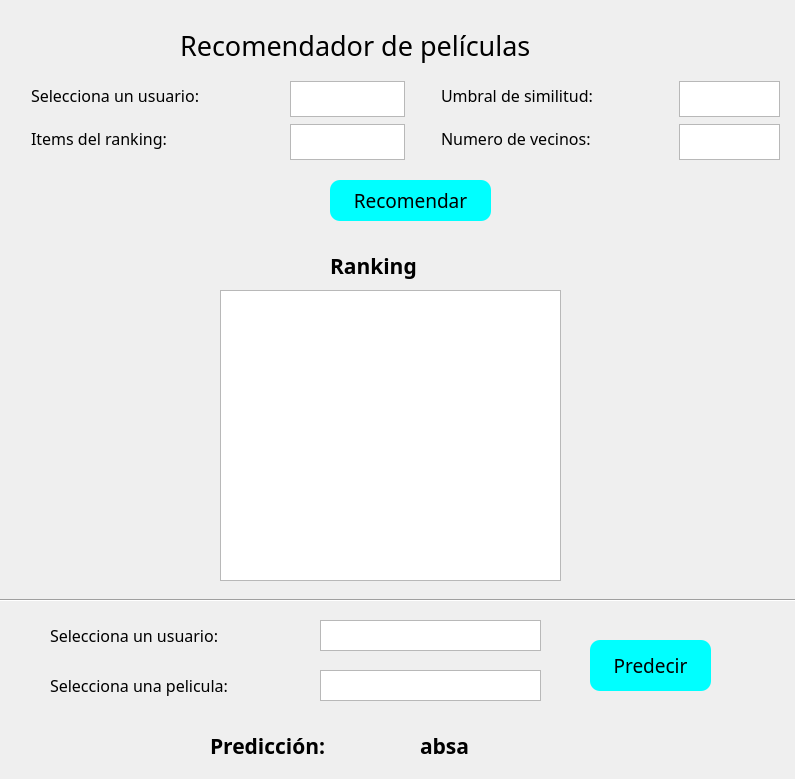
<?xml version="1.0" encoding="UTF-8"?>
<ui version="4.0">
 <class>Recomendador</class>
 <widget class="QMainWindow" name="Recomendador">
  <property name="geometry">
   <rect>
    <x>0</x>
    <y>0</y>
    <width>795</width>
    <height>779</height>
   </rect>
  </property>
  <property name="windowTitle">
   <string>Recomendador de películas</string>
  </property>
  <widget class="QWidget" name="centralwidget">
   <widget class="Line" name="line">
    <property name="geometry">
     <rect>
      <x>-20</x>
      <y>590</y>
      <width>941</width>
      <height>20</height>
     </rect>
    </property>
    <property name="orientation">
     <enum>Qt::Horizontal</enum>
    </property>
   </widget>
   <widget class="QPushButton" name="btnRecomendar">
    <property name="geometry">
     <rect>
      <x>330</x>
      <y>180</y>
      <width>161</width>
      <height>41</height>
     </rect>
    </property>
    <property name="font">
     <font>
      <family>Montserrat</family>
      <pointsize>14</pointsize>
     </font>
    </property>
    <property name="styleSheet">
     <string notr="true">border-radius:10px;
background-color:cyan;
color:black;
border:double;</string>
    </property>
    <property name="text">
     <string>Recomendar</string>
    </property>
   </widget>
   <widget class="QPushButton" name="btnPredecir">
    <property name="geometry">
     <rect>
      <x>590</x>
      <y>640</y>
      <width>121</width>
      <height>51</height>
     </rect>
    </property>
    <property name="font">
     <font>
      <family>Montserrat</family>
      <pointsize>14</pointsize>
     </font>
    </property>
    <property name="styleSheet">
     <string notr="true">border-radius:10px;
background-color:cyan;
color:black;
border:double;</string>
    </property>
    <property name="text">
     <string>Predecir</string>
    </property>
   </widget>
   <widget class="QLabel" name="Titulo">
    <property name="geometry">
     <rect>
      <x>180</x>
      <y>0</y>
      <width>611</width>
      <height>91</height>
     </rect>
    </property>
    <property name="font">
     <font>
      <family>Montserrat</family>
      <pointsize>20</pointsize>
      <weight>50</weight>
      <bold>false</bold>
     </font>
    </property>
    <property name="text">
     <string>Recomendador de películas</string>
    </property>
   </widget>
   <widget class="QLabel" name="Ranking">
    <property name="geometry">
     <rect>
      <x>330</x>
      <y>240</y>
      <width>141</width>
      <height>51</height>
     </rect>
    </property>
    <property name="font">
     <font>
      <family>Montserrat</family>
      <pointsize>16</pointsize>
      <weight>75</weight>
      <bold>true</bold>
     </font>
    </property>
    <property name="text">
     <string>Ranking</string>
    </property>
   </widget>
   <widget class="QTableView" name="tabla">
    <property name="geometry">
     <rect>
      <x>220</x>
      <y>290</y>
      <width>341</width>
      <height>291</height>
     </rect>
    </property>
    <property name="alternatingRowColors">
     <bool>false</bool>
    </property>
   </widget>
   <widget class="QLabel" name="seleccionaUserPred">
    <property name="geometry">
     <rect>
      <x>50</x>
      <y>610</y>
      <width>291</width>
      <height>51</height>
     </rect>
    </property>
    <property name="font">
     <font>
      <family>Montserrat</family>
      <pointsize>12</pointsize>
      <weight>50</weight>
      <bold>false</bold>
     </font>
    </property>
    <property name="text">
     <string>Selecciona un usuario:</string>
    </property>
   </widget>
   <widget class="QTextEdit" name="userabajo">
    <property name="geometry">
     <rect>
      <x>320</x>
      <y>620</y>
      <width>221</width>
      <height>31</height>
     </rect>
    </property>
   </widget>
   <widget class="QLabel" name="seleccionaPeli">
    <property name="geometry">
     <rect>
      <x>50</x>
      <y>660</y>
      <width>401</width>
      <height>51</height>
     </rect>
    </property>
    <property name="font">
     <font>
      <family>Montserrat</family>
      <pointsize>12</pointsize>
      <weight>50</weight>
      <bold>false</bold>
     </font>
    </property>
    <property name="text">
     <string>Selecciona una pelicula:</string>
    </property>
   </widget>
   <widget class="QTextEdit" name="pelicula">
    <property name="geometry">
     <rect>
      <x>320</x>
      <y>670</y>
      <width>221</width>
      <height>31</height>
     </rect>
    </property>
   </widget>
   <widget class="QLabel" name="prediccion">
    <property name="geometry">
     <rect>
      <x>210</x>
      <y>720</y>
      <width>201</width>
      <height>51</height>
     </rect>
    </property>
    <property name="font">
     <font>
      <family>Montserrat</family>
      <pointsize>16</pointsize>
      <weight>75</weight>
      <bold>true</bold>
     </font>
    </property>
    <property name="text">
     <string>Predicción:</string>
    </property>
   </widget>
   <widget class="QLabel" name="prediccionLabel">
    <property name="geometry">
     <rect>
      <x>420</x>
      <y>720</y>
      <width>131</width>
      <height>51</height>
     </rect>
    </property>
    <property name="font">
     <font>
      <family>Montserrat</family>
      <pointsize>16</pointsize>
      <weight>75</weight>
      <bold>true</bold>
     </font>
    </property>
    <property name="text">
     <string>absa</string>
    </property>
   </widget>
   <widget class="QWidget" name="widget" native="true">
    <property name="geometry">
     <rect>
      <x>30</x>
      <y>80</y>
      <width>381</width>
      <height>81</height>
     </rect>
    </property>
    <widget class="QTextEdit" name="userarriba">
     <property name="geometry">
      <rect>
       <x>260</x>
       <y>1</y>
       <width>115</width>
       <height>36</height>
      </rect>
     </property>
    </widget>
    <widget class="QLabel" name="seleccionaUser">
     <property name="geometry">
      <rect>
       <x>1</x>
       <y>1</y>
       <width>257</width>
       <height>28</height>
      </rect>
     </property>
     <property name="font">
      <font>
       <family>Montserrat</family>
       <pointsize>12</pointsize>
       <weight>50</weight>
       <bold>false</bold>
      </font>
     </property>
     <property name="text">
      <string>Selecciona un usuario:</string>
     </property>
    </widget>
    <widget class="QTextEdit" name="items">
     <property name="geometry">
      <rect>
       <x>260</x>
       <y>44</y>
       <width>115</width>
       <height>36</height>
      </rect>
     </property>
    </widget>
    <widget class="QLabel" name="Items">
     <property name="geometry">
      <rect>
       <x>1</x>
       <y>44</y>
       <width>199</width>
       <height>28</height>
      </rect>
     </property>
     <property name="font">
      <font>
       <family>Montserrat</family>
       <pointsize>12</pointsize>
       <weight>50</weight>
       <bold>false</bold>
      </font>
     </property>
     <property name="text">
      <string>Items del ranking:</string>
     </property>
    </widget>
   </widget>
   <widget class="QWidget" name="widget_2" native="true">
    <property name="geometry">
     <rect>
      <x>440</x>
      <y>80</y>
      <width>351</width>
      <height>81</height>
     </rect>
    </property>
    <widget class="QLabel" name="Umbral">
     <property name="geometry">
      <rect>
       <x>1</x>
       <y>1</y>
       <width>224</width>
       <height>28</height>
      </rect>
     </property>
     <property name="font">
      <font>
       <family>Montserrat</family>
       <pointsize>12</pointsize>
       <weight>50</weight>
       <bold>false</bold>
      </font>
     </property>
     <property name="text">
      <string>Umbral de similitud:</string>
     </property>
    </widget>
    <widget class="QTextEdit" name="umbral">
     <property name="geometry">
      <rect>
       <x>239</x>
       <y>1</y>
       <width>101</width>
       <height>36</height>
      </rect>
     </property>
    </widget>
    <widget class="QLabel" name="numvecinos">
     <property name="geometry">
      <rect>
       <x>1</x>
       <y>44</y>
       <width>231</width>
       <height>28</height>
      </rect>
     </property>
     <property name="font">
      <font>
       <family>Montserrat</family>
       <pointsize>12</pointsize>
       <weight>50</weight>
       <bold>false</bold>
      </font>
     </property>
     <property name="text">
      <string>Numero de vecinos:</string>
     </property>
    </widget>
    <widget class="QTextEdit" name="vecinos">
     <property name="geometry">
      <rect>
       <x>239</x>
       <y>44</y>
       <width>101</width>
       <height>36</height>
      </rect>
     </property>
    </widget>
   </widget>
  </widget>
 </widget>
 <resources/>
 <connections/>
</ui>
